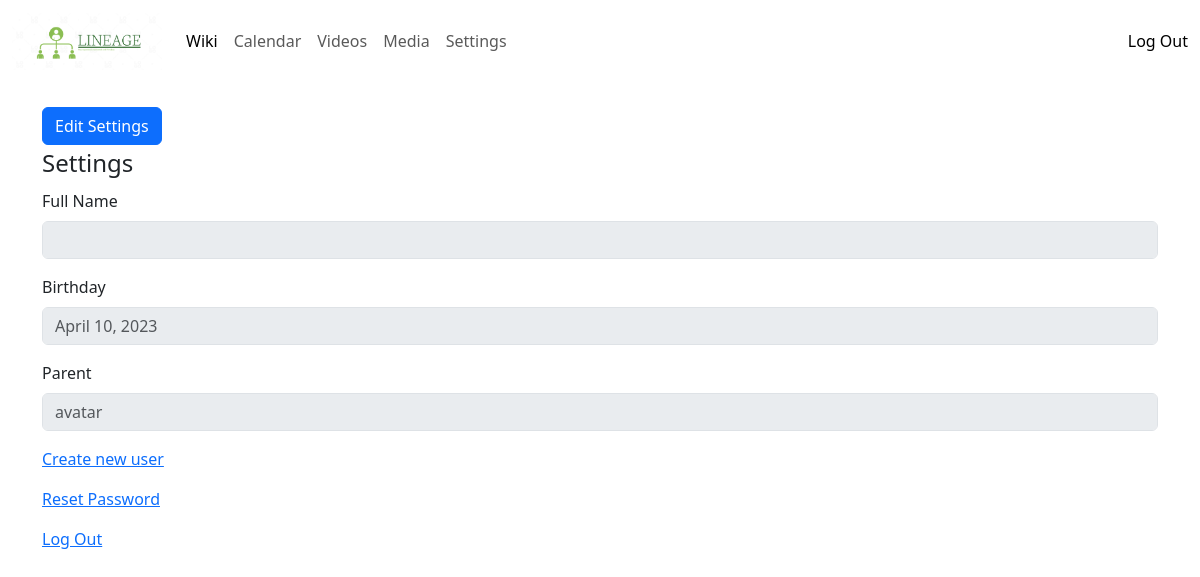
The page /setting/home/ (signed in) on the database as committed earlier.
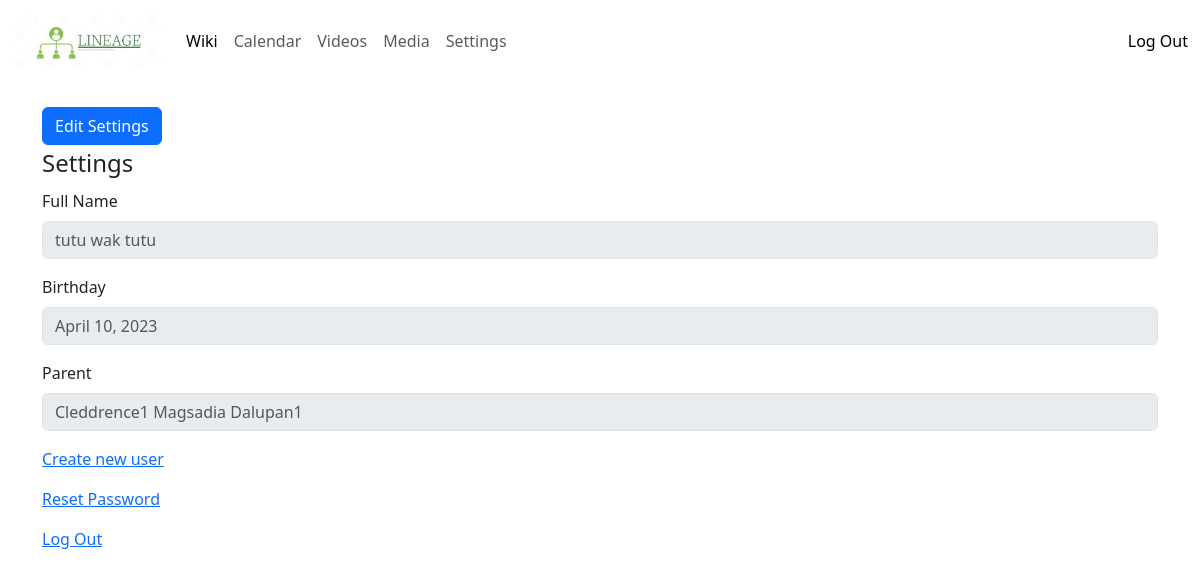
The same page on the database as committed later.
### setting/models.py (models this page shows, shortened)
class Setting(models.Model):
  user_id = models.IntegerField()
  firstname = models.CharField(max_length=255)
  middlename = models.CharField(max_length=255)
  lastname = models.CharField(max_length=255)
  birthday = models.DateField(null=True, blank=True)
  parent_id = models.IntegerField()

### setting/views.py (the view)
# urls.py: 2. Add a URL to urlpatterns:  path('', views.home, name='home')
@login_required(login_url='/')
def home(request):
    current_user = request.user
    if Setting.objects.filter(user_id=current_user.id).exists():
        user_setting = Setting.objects.get(user_id=current_user.id)
    else:
        return HttpResponseRedirect(reverse('setting-new'))
    parentname = "avatar"
    if user_setting.parent_id != 0:
        parent = Setting.objects.get(user_id=user_setting.parent_id)
        parentname = parent.firstname + " " + parent.middlename + " " + parent.lastname
    context = {
        'user_setting': user_setting,
        'parentname': parentname,
    }
    return render(request, 'setting/home.html', context)

### setting/templates/setting/home.html
{% extends "base.html" %}
{% block content %}
<a class="btn btn-primary" href="{% url 'setting-edit' %}" role="button">Edit Settings</a>
<form>
  <fieldset disabled>
    <legend>Settings</legend>
    <div class="mb-3">
      <label for="disabledTextInput" class="form-label">Full Name</label>
      <input type="text" id="disabledTextInput" class="form-control" placeholder="{{ user_setting.firstname }} {{ user_setting.middlename }} {{ user_setting.lastname }}">
    </div>
    <div class="mb-3">
      <label for="disabledTextInput" class="form-label">Birthday</label>
      <input type="text" id="disabledTextInput" class="form-control" placeholder="{{ user_setting.birthday }}">
    </div>
    <div class="mb-3">
      <label for="disabledTextInput" class="form-label">Parent</label>
      <input type="text" id="disabledTextInput" class="form-control" placeholder="{{ parentname }}">
    </div>
  </fieldset>
</form>
<p><a href="{% url 'signup' %}">Create new user</a></p>
<p><a href="{% url 'password_reset' %}">Reset Password</a></p>
<p><a href="{% url 'logout' %}">Log Out</a></p>
{% endblock %}

Rows that differ between the two databases and show on the page:
changed Setting: firstname (not shown) → "tutu wak tutu"
Other text that changed with them:
form field parentname: "avatar" → "Cleddrence1 Magsadia Dalupan1"
